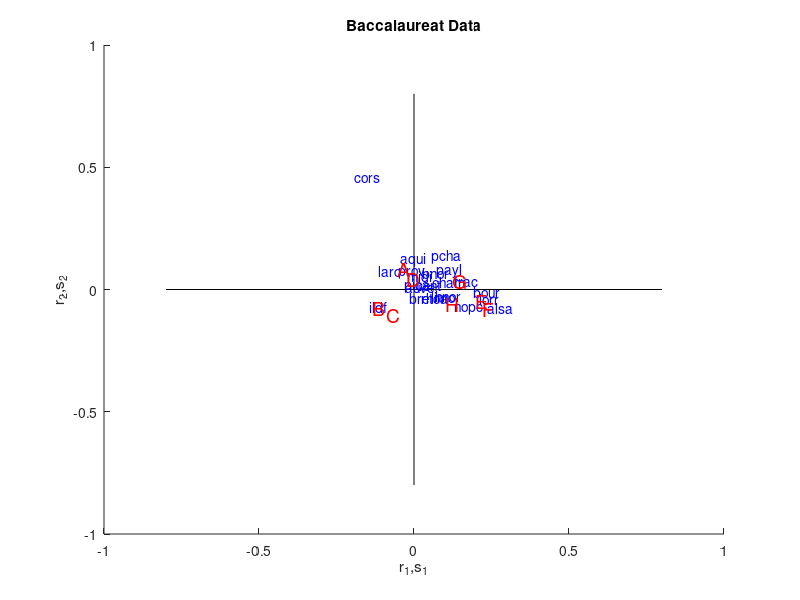

Reproduce this figure in MATLAB.
% ---------------------------------------------------------------------
% Book:         MVA
% ---------------------------------------------------------------------
% Quantlet:     MVAcorrbac
% ---------------------------------------------------------------------
% Description:  MVAcorrbac performs a correspondence analysis for the 
%               baccalaureat data ("bac.dat"), shows the eigenvalues of 
%               the singular value decomposition of the chi-matrix and 
%               displays graphical its factorial decomposition. 
% ---------------------------------------------------------------------
% Usage:        MVAcorrbac
% ---------------------------------------------------------------------
% Inputs:       none
% ---------------------------------------------------------------------
% Output:       Correspondence analysis for the baccalaureat data 
%               ("bac.dat"), shows the eigenvalues of the singular 
%               value decomposition of the chi-matrix and displays 
%               graphically its factorial decomposition. 
% ---------------------------------------------------------------------
% Example:      With Corsica
% ---------------------------------------------------------------------
% Author:       Wolfgang Haerdle, Vladimir Georgescu, Jorge Patron,
%               Song Song
% ---------------------------------------------------------------------

%Reading a file that does not contain only numerical data
x1 = textread('bac.dat','%s');

%Generating a vector of values
bac=str2double(x1);
k=1;
for i=2:length(bac)
    if or(bac(i)>0,bac(i)==0)
        y(k)=bac(i);
        k=k+1;
    end
end

%Generating the matrix form the vector
k=1;
j=1;
for i=1:length(y)
    x(k,j)=y(i);
    j=j+1;
    if mod(j,9)==0
        k=k+1;
        j=1;
    end
end

 a(1:length(x))=0;
for j=1:length(x)
    for i=1:8
        a(j)=a(j)+x(j,i);
    end
end

b(1:8)=0;
for j=1:length(x)
    for i=1:8
        b(i)=b(i)+x(j,i);
    end
end

e=a'*b/sum(a);
 
%Chi-matrix
cc=(x-e)./sqrt(e);

     
[g1,l1,d1]=svd(cc);

%Transforming the data so that the matrix is identical to the one in
%Explore. Obs: the 7-th column of the g matrix in Explore cannot be found
%in the Matlab g matrix
g2=g1(:,1:8);


g(:,1)=g2(:,1);
g(:,2)=-g2(:,2);
g(:,3)=g2(:,3);
g(:,4)=g2(:,4);
g(:,5)=g2(:,5);
g(:,6)=-g2(:,6);
g(:,7)=g2(:,8);
g(:,8)=-g2(:,7);

l=diag(l1)';

%Transforming the data so that the matrix is identical to the one in
%Explore
d(:,1)=d1(:,1);
d(:,2)=-d1(:,2);
d(:,3)=d1(:,3);
d(:,4)=d1(:,4);
d(:,5)=d1(:,5);
d(:,6)=-d1(:,6);
d(:,7)=d1(:,8);
d(:,8)=-d1(:,7);

%Eigenvalues and percentages
for i=1:8
    ll(i)=l(i)*l(i);
end
s=0;
for i=1:8
    s=s+ll(i);
end
cs(1)=ll(1);
for i=2:8
    cs(i)=cs(i-1)+ll(i);
end

aux=cs./s;
perc=[ll',aux'];

for i=1:8
    r1(:,i)=l(i)*g(:,i);
end
for i=1:length(x)
    r(i,:)=r1(i,:)/(sqrt(a(i))*(-1));
end

for i=1:8
    s1(:,i)=l(i)*d(:,i);
end


for i=1:8
    s1(i,:)=s1(i,:)/(sqrt(b(i))*(-1));
end
s=s1;

rr=r(:,1:2);
ss=s(:,1:2);
 
hold on 
title('Baccalaureat Data');
xlabel('r_1,s_1');
ylabel('r_2,s_2');
line([-0.8 0.8],[0 0],'Color','k')
line([0 0],[0.8 -0.8],'Color','k')
regions=['ildf'
       'cham'
       'pica'
       'hnor'
       'cent'
       'bnor'
       'bour'
       'nopc'
       'lorr'
       'alsa'
       'frac'
       'payl'
       'bret'
       'pcha'
       'aqui'
       'midi'
       'limo'
       'rhoa'
       'auve'
       'laro'
       'prov'
       'cors'];

for i=1:length(x)
    text(rr(i,1),rr(i,2),regions(i,1:4),'Color','b');
end

modalities=['A'
            'B'
            'C'
            'D'
            'E'
            'F'
            'G'
            'H'];

for i=1:8
     text(ss(i,1),ss(i,2),modalities(i,1),'Color','r','Fontsize',14);
end

hold off
    
  






